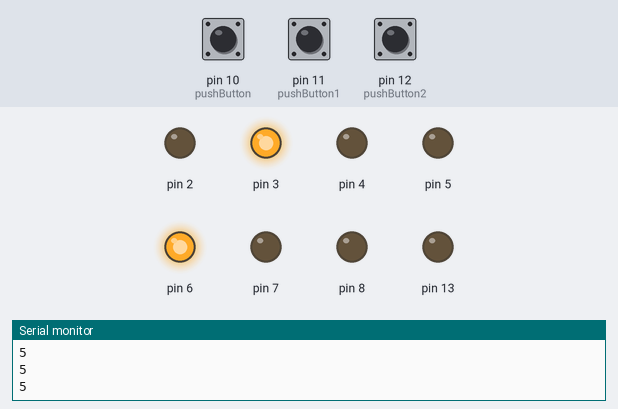
Bench run of a sketch on a simulated Arduino Uno, built with avr-gcc and run on an emulated ATmega328P. On the bench: output pins drawn as LEDs (lit = HIGH), the last lines printed to the serial monitor. Dashed ring = blinking. Inputs (shaded band) come from the test bench; at power-on: pin 10 (pushButton) HIGH, pin 11 (pushButton1) HIGH, pin 12 (pushButton2) HIGH.

Above: at 1.2 s.
1.3 s: pin 10 (pushButton) pulled LOW for 1 s
At 3.4 s:
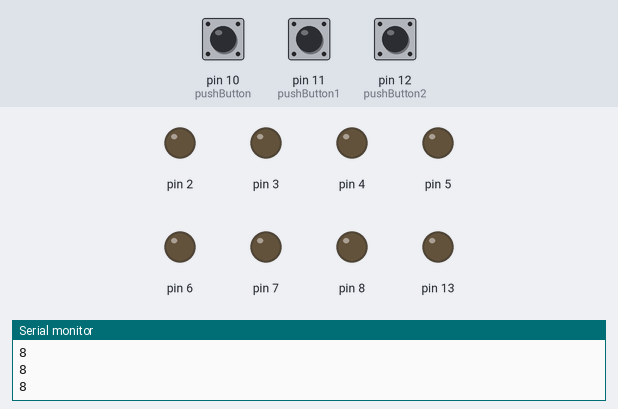
3.9 s: pin 11 (pushButton1) pulled LOW for 3.2 s
At 8.2 s:
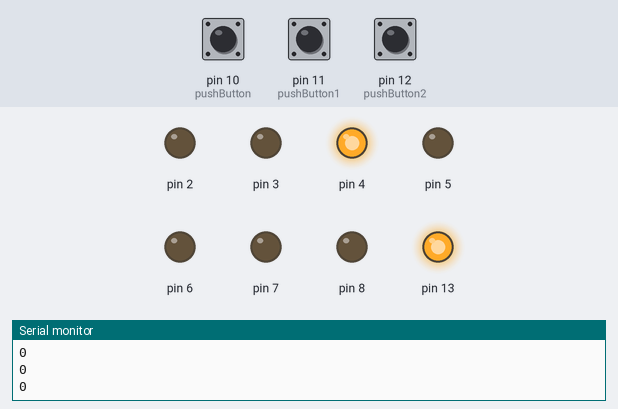
8.6 s: pin 11 (pushButton1) pulled LOW for 0.25 s
At 9.11 s:
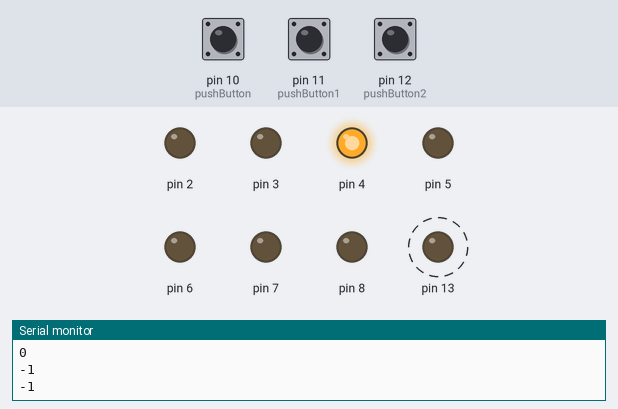
11.6 s: pin 10 (pushButton) pulled LOW for 0.25 s
At 12.1 s:
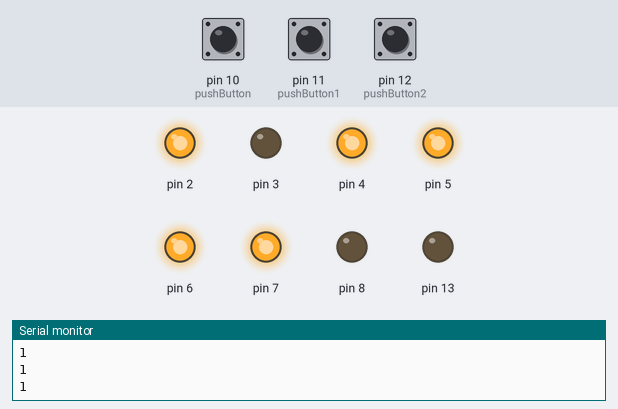
13.3 s: pin 10 (pushButton) pulled LOW for 3.2 s
At 17.0 s:
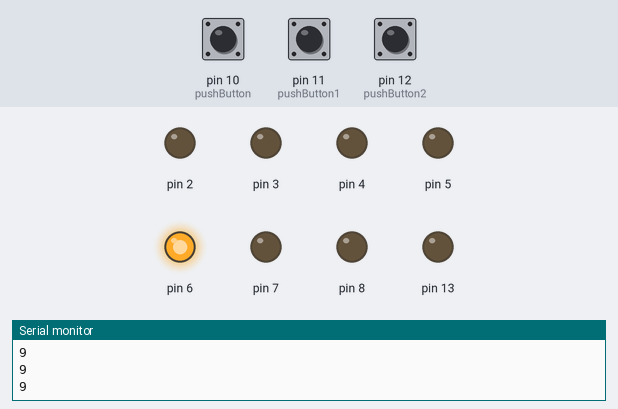
18.0 s: pin 10 (pushButton) pulled LOW for 0.25 s
At 18.59 s:
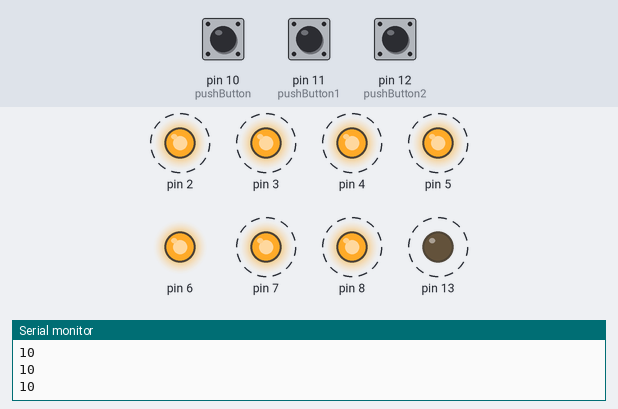
Timing chart, 0 to 21.2 s (numbered marks = the images above; inputs shaded):
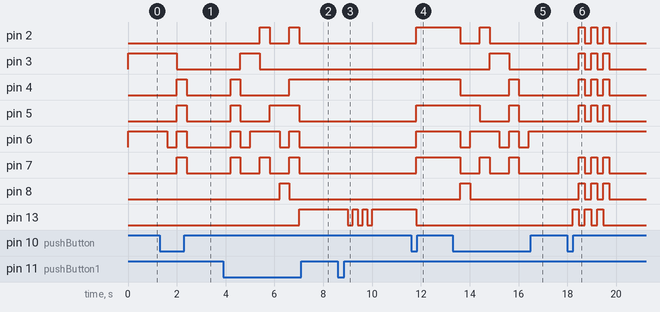

The sketch:

Uno.ino
```cpp
int Switch1 = 0;
int pushButton = 10;
int pushButton1 = 11;
int pushButton2 = 12;

void setup() {
  pinMode(2, OUTPUT);//a
  pinMode(3, OUTPUT);//b
  pinMode(4, OUTPUT);//g
  pinMode(5, OUTPUT);//f
  pinMode(6, OUTPUT);//e
  pinMode(7, OUTPUT);//d
  pinMode(8, OUTPUT);//c
  pinMode(13, OUTPUT);

  Serial.begin(9600);

  Switch1 = 5;

  pinMode(pushButton, INPUT);
  pinMode(pushButton1, INPUT);
  pinMode(pushButton2, INPUT);
}

void loop() {

  int buttonState = digitalRead(pushButton);
  int buttonState1 = digitalRead(pushButton1);
  int buttonState2 = digitalRead(pushButton2);


  if (buttonState == LOW) {
    Switch1++;
    if (Switch1 > 10 )
      Switch1 = 0;

    delay(200);

  }
  Serial.println(Switch1);

  if (buttonState1 == LOW) {
    Switch1--;
    if (Switch1 < -1 )
      Switch1 = 0;

    delay(200);


  }
  Serial.println(Switch1);

  if (buttonState2 == LOW) {
    Switch1 = 5;

    delay(200);

  }
  Serial.println(Switch1);

  if (Switch1 == -1) {

    digitalWrite(2, LOW);//a //-1
    digitalWrite(3, LOW);//b
    digitalWrite(4, HIGH);//g
    digitalWrite(5, LOW);//f
    digitalWrite(6, LOW);//e
    digitalWrite(7, LOW);//d
    digitalWrite(8, LOW);//c

    digitalWrite(13, HIGH);
    delay(200);
    digitalWrite(13, LOW);
    delay(200);
    digitalWrite(13, HIGH);
    delay(200);
    digitalWrite(13, LOW);
    delay(200);
    digitalWrite(13, HIGH);
    delay(200);
    digitalWrite(13, LOW);
    delay(200);
    digitalWrite(13, HIGH);
    Switch1 = 0;

  }

  if (Switch1 == 0) {

    digitalWrite(2, LOW);//a //0
    digitalWrite(3, LOW);//b
    digitalWrite(4, HIGH);//g
    digitalWrite(5, LOW);//f
    digitalWrite(6, LOW);//e
    digitalWrite(7, LOW);//d
    digitalWrite(8, LOW);//c

    digitalWrite(13, HIGH);

    delay(200);

  }

  if (Switch1 == 1) {

    digitalWrite(2, HIGH);//a //1
    digitalWrite(3, LOW);//b
    digitalWrite(4, HIGH);//g
    digitalWrite(5, HIGH);//f
    digitalWrite(6, HIGH);//e
    digitalWrite(7, HIGH);//d
    digitalWrite(8, LOW);//c
    digitalWrite(13, LOW);
    delay(200);
  }

  if (Switch1 == 2) {

    digitalWrite(2, LOW);//a //2
    digitalWrite(3, LOW);//b
    digitalWrite(4, LOW);//g
    digitalWrite(5, HIGH);//f
    digitalWrite(6, LOW);//e
    digitalWrite(7, LOW);//d
    digitalWrite(8, HIGH);//c

    digitalWrite(13, LOW);

    delay(200);
  }

  if (Switch1 == 3) {

    digitalWrite(2, LOW);//a //3
    digitalWrite(3, LOW);//b
    digitalWrite(4, LOW);//g
    digitalWrite(5, HIGH);//f
    digitalWrite(6, HIGH);//e
    digitalWrite(7, LOW);//d
    digitalWrite(8, LOW);//c

    digitalWrite(13, LOW);

    delay(200);
  }

  if (Switch1 == 4) {

    digitalWrite(2, HIGH);//4
    digitalWrite(3, LOW);
    digitalWrite(4, LOW);
    digitalWrite(5, LOW);
    digitalWrite(6, HIGH);
    digitalWrite(7, HIGH);
    digitalWrite(8, LOW);

    digitalWrite(13, LOW);

    delay(200);
  }
  if (Switch1 == 5) {


    digitalWrite(2, LOW);//a //5
    digitalWrite(3, HIGH);//b
    digitalWrite(4, LOW);//g
    digitalWrite(5, LOW);//f
    digitalWrite(6, HIGH);//e
    digitalWrite(7, LOW);//d
    digitalWrite(8, LOW);//c

    digitalWrite(13, LOW);

    delay(200);

  }

  if (Switch1 == 6) {

    digitalWrite(2, LOW); //6
    digitalWrite(3, HIGH);
    digitalWrite(4, LOW);
    digitalWrite(5, LOW);
    digitalWrite(6, LOW);
    digitalWrite(7, LOW);
    digitalWrite(8, LOW);

    digitalWrite(13, LOW);

    delay (200);
  }


  if (Switch1 == 7) {

    digitalWrite(2, LOW);//a //7
    digitalWrite(3, LOW);//b
    digitalWrite(4, HIGH);//g
    digitalWrite(5, HIGH);//f
    digitalWrite(6, HIGH);//e
    digitalWrite(7, HIGH);//d
    digitalWrite(8, LOW);//c

    digitalWrite(13, LOW);

    delay(200);
  }

  if (Switch1 == 8) {

    digitalWrite(2, LOW);//a //8
    digitalWrite(3, LOW);//b
    digitalWrite(4, LOW);//g
    digitalWrite(5, LOW);//f
    digitalWrite(6, LOW);//e
    digitalWrite(7, LOW);//d
    digitalWrite(8, LOW);//c

    digitalWrite(13, LOW);

    delay(200);
  }

  if (Switch1 == 9) {
    digitalWrite(2, LOW);//a //9
    digitalWrite(3, LOW);//b
    digitalWrite(4, LOW);//g
    digitalWrite(5, LOW);//f
    digitalWrite(6, HIGH);//e
    digitalWrite(7, LOW);//d
    digitalWrite(8, LOW);//c

    digitalWrite(13, LOW);

    delay(200);
  }

  if (Switch1 == 10) {

    digitalWrite(13, HIGH);
    digitalWrite(2, LOW);//a //9
    digitalWrite(3, LOW);//b
    digitalWrite(4, LOW);//g
    digitalWrite(5, LOW);//f
    digitalWrite(6, HIGH);//e
    digitalWrite(7, LOW);//d
    digitalWrite(8, LOW);//c
    delay(250);
    digitalWrite(13, LOW);
    digitalWrite(2, HIGH);//a //9
    digitalWrite(3, HIGH);//b
    digitalWrite(4, HIGH);//g
    digitalWrite(5, HIGH);//f
    digitalWrite(6, HIGH);//e
    digitalWrite(7, HIGH);//d
    digitalWrite(8, HIGH);//c
    delay(250);
    digitalWrite(13, HIGH);
    digitalWrite(2, LOW);//a //9
    digitalWrite(3, LOW);//b
    digitalWrite(4, LOW);//g
    digitalWrite(5, LOW);//f
    digitalWrite(6, HIGH);//e
    digitalWrite(7, LOW);//d
    digitalWrite(8, LOW);//c
    delay(250);
    digitalWrite(13, LOW);
    digitalWrite(2, HIGH);//a //9
    digitalWrite(3, HIGH);//b
    digitalWrite(4, HIGH);//g
    digitalWrite(5, HIGH);//f
    digitalWrite(6, HIGH);//e
    digitalWrite(7, HIGH);//d
    digitalWrite(8, HIGH);//c
    delay(250);
    digitalWrite(13, HIGH);
    digitalWrite(2, LOW);//a //9
    digitalWrite(3, LOW);//b
    digitalWrite(4, LOW);//g
    digitalWrite(5, LOW);//f
    digitalWrite(6, HIGH);//e
    digitalWrite(7, LOW);//d
    digitalWrite(8, LOW);//c
    delay(250);
    digitalWrite(13, LOW);
    digitalWrite(2, HIGH);//a //9
    digitalWrite(3, HIGH);//b
    digitalWrite(4, HIGH);//g
    digitalWrite(5, HIGH);//f
    digitalWrite(6, HIGH);//e
    digitalWrite(7, HIGH);//d
    digitalWrite(8, HIGH);//c
    delay(250);

    digitalWrite(2, LOW);//a //9
    digitalWrite(3, LOW);//b
    digitalWrite(4, LOW);//g
    digitalWrite(5, LOW);//f
    digitalWrite(6, HIGH);//e
    digitalWrite(7, LOW);//d
    digitalWrite(8, LOW);//c
    digitalWrite(13, LOW);
    Switch1 = 9;
    /*
      digitalWrite(2, LOW);//a //9
      digitalWrite(3, LOW);//b
      digitalWrite(4, LOW);//g
      digitalWrite(5, LOW);//f
      digitalWrite(6, HIGH);//e
      digitalWrite(7, LOW);//d
      digitalWrite(8, LOW);//c
    */

  }


  /*
      Serial.println(buttonState);
      Serial.println(buttonState1);
      Serial.println(buttonState2);
    delay(50);
  */


}
```

Measured:
- after the input at 1.3 s, pin 3: HIGH → LOW after 0.70 s; pin 4, pin 5, pin 7: LOW → HIGH after 0.70 s, → LOW 0.40 s later; pin 6: HIGH → LOW after 0.30 s, → HIGH 0.40 s later, → LOW 0.40 s later
- after the input at 3.9 s, pin 2: alternates HIGH for 0.40 s and LOW for 0.80 s, 4 changes in all, then stays LOW, starting after 1.5 s; pin 3: LOW → HIGH after 0.71 s, → LOW 0.80 s later
- after the input at 8.6 s, pin 13: alternates HIGH for 0.20 s and LOW for 0.20 s, 6 changes in all, then stays HIGH, starting after 0.41 s
- after the input at 11.6 s, pin 2, pin 5–7: LOW → HIGH after 0.21 s; pin 13: HIGH → LOW after 0.21 s
- after the input at 13.3 s, pin 2: HIGH → LOW after 0.32 s, → HIGH 0.80 s later, → LOW 0.40 s later; pin 3: LOW → HIGH after 1.5 s, → LOW 0.80 s later
- after the input at 18.0 s, pin 2–5, pin 7, pin 8: alternates HIGH for 0.25 s and LOW for 0.25 s, 6 changes in all, then stays LOW, starting after 0.47 s; pin 13: alternates HIGH for 0.25 s and LOW for 0.25 s, 6 changes in all, then stays LOW, starting after 0.22 s
